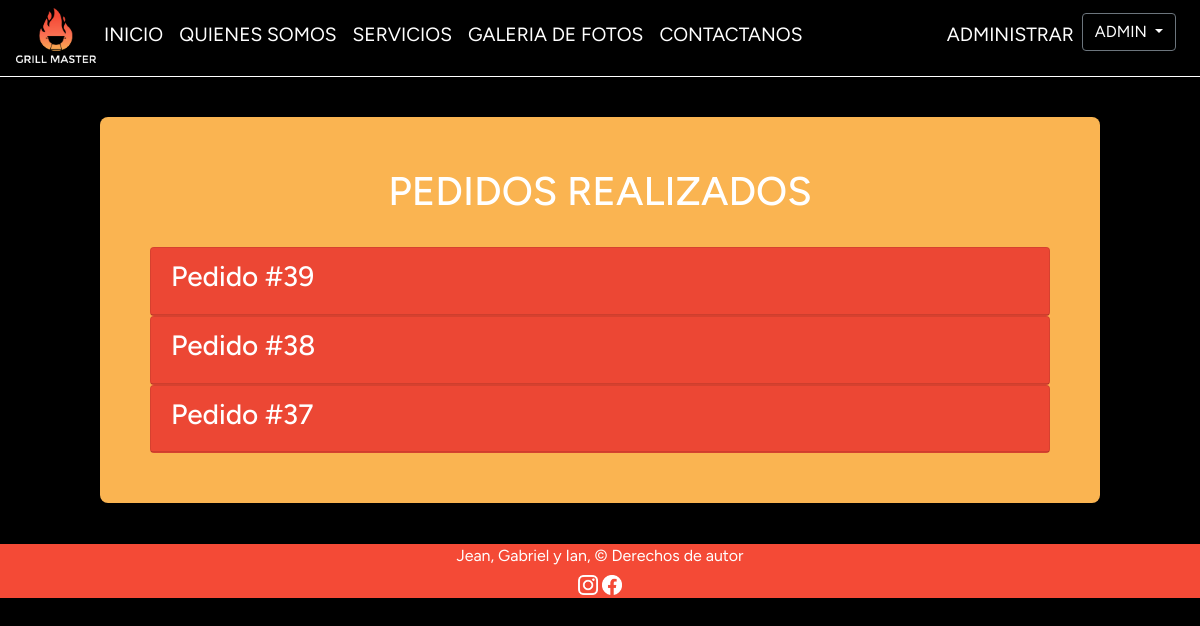
Page /orders/ (signed in) on the committed database.
### grillmaster/models.py (models this page shows, shortened)
class Orden(models.Model):
    id = models.AutoField(primary_key=True)
    total = models.BigIntegerField()
    taxes = models.BigIntegerField(default=0)
    status = models.IntegerField(default=3)
    shipping = models.BigIntegerField(default=0)
    date = models.DateTimeField(blank=False, null=False, default=now)
    user = models.ForeignKey(settings.AUTH_USER_MODEL, on_delete=models.CASCADE)
    @property
    def percent(self):
        return round(self.status * 33.3)

### grillmaster/views.py (the view)
# urls.py: path('orders/', views.orders, name='orders'),
@login_required
def orders(request):
    orders = Orden.objects.filter(user=request.user).prefetch_related('detalles_orden__product_id').order_by('-date')
    ctx = {
        'orders': orders,
    }
    return render(request, 'cart/orders.html', ctx)

### grillmaster/context_processor.py (called while the page is built)
def calculate_shipping(total):
    shipping = 5000
    if total > 50000:
        return 0
    return shipping

def calculate_taxes(total):
    return round(total * 0.19)

def shopping_cart_total(request):
    total = 0
    amount = 0
    try:
        for key, value in request.session['shopping_cart'].items():
            amount = amount + int(value['amount'])
            total = total + int(value['price']) * value['amount']
    except:
        request.session['shopping_cart'] = {}
        total = 0
    shipping = calculate_shipping(total)
    taxes = calculate_taxes(total)
    return {
        'taxes': taxes,
        'shopping_cart_total': (total + taxes + shipping),
        'shopping_cart_amount': amount,
        'shipping': shipping,
    }

### grillmaster/templates/cart/orders.html (shortened to what this page needs)
<!DOCTYPE html>
<html lang="es">
<head>
    {% load static %}
    <link href="https://stackpath.bootstrapcdn.com/bootstrap/4.5.2/css/bootstrap.min.css" rel="stylesheet">
    <link rel="stylesheet" href="{% static '/css/orderss.css' %}">
    <link rel="stylesheet" href="{% static '/css/nav.css' %}">
</head>
<body>
    {% include 'nav.html' %}
    <div id="main-content" class="container">
        <div class="row mb-4">
            <div class="col text-white">
                <h1>PEDIDOS REALIZADOS</h1>
            </div>
        </div>
        <div class="row">
            <div class="col">
                {% if orders %}
                <div id="accordion">
                    {% for order in orders %}
                    <div class="card" style="background-color: #F44A36; color: white;">
                        <div class="card-header" data-toggle="collapse" data-target="#collapse-{{ forloop.counter }}" aria-expanded="true" aria-controls="collapse-{{ forloop.counter }}">
                            <div class="d-flex justify-content-between">
                                <h3>Pedido #{{ order.id }}</h3>
                            </div>
                        </div>
                    </div>
                    {% endfor %}
                </div>
                {% else %}
                <p>No has realizado pedidos todavía. Cuando realices un pedido aparecerá aquí.</p>
                {% endif %}
            </div>
        </div>
    </div>
    {% include 'footer.html' %}
</body>
</html>

### grillmaster/templates/nav.html (shortened to what this page needs)
{% load static %}
<nav class="navbar navbar-expand-md bg-black text-white navbar-white">
  <img
    src="{% static 'img/grillmasterlogo/logoentero.png' %}"
    alt="Logo Empresa"
    width="80"/>
  <div class="collapse navbar-collapse" id="collapsibleNavbar">
    <ul class="navbar-nav mr-auto">
      {% url 'index' as index_url %}
      <li class="nav-item">
        <a
          class="nav-link {% if request.path == index_url %}active{% endif %}"
          href="{{ index_url }}">INICIO</a>
      </li>
      {% url 'aboutUs' as about_us_url %}
      <li class="nav-item">
        <a
          class="nav-link {% if request.path == about_us_url %}active{% endif %}"
          href="{{ about_us_url }}">QUIENES SOMOS</a>
      </li>
      {% url 'products' as shop_url %}
      <li class="nav-item">
        <a
          class="nav-link {% if request.path == shop_url %}active{% endif %}"
          href="{{ shop_url }}">SERVICIOS</a>
      </li>
      {% url 'photoGallery' as photo_gallery_url %}
      <li class="nav-item">
        <a
          class="nav-link {% if request.path == photo_gallery_url %}active{% endif %}"
          href="{{ photo_gallery_url }}">GALERIA DE FOTOS</a>
      </li>
      {% url 'contact' as contact_url %}
      <li class="nav-item">
        <a
          class="nav-link {% if request.path == contact_url %}active{% endif %}"
          href="{{ contact_url }}">CONTACTANOS</a>
      </li>
    </ul>
    <ul class="navbar-nav">
      {% if user.is_staff %}
      {% url 'management' as management_url %}
      <li class="nav-item">
        <a
          class="nav-link {% if request.path == management_url %}active{% endif %}"
          href="{{ management_url }}">ADMINISTRAR</a>
      </li>
      {% endif %}
      {% if user.is_authenticated %}
      <li class="nav-item mr-2">
        <div class="dropdown">
          <button
            class="btn btn-secondary dropdown-toggle"
            type="button"
            id="dropdownMenuButton"
            data-toggle="dropdown"
            style="background-color: black; font-family: 'Figtree'"
          >
          {{ user.username | upper }}
          </button>
        </div>
      </li>
      {% endif %}
    </ul>
  </div>
</nav>

### grillmaster/static/css/orderss.css (style rules this page uses)
body { font-family: 'Figtree'; margin: 0; padding: 0; background-color: black; position: relative; }
a, a:hover { text-decoration: none; color: inherit; cursor: pointer; font-size: larger; }
.container { max-width: 1000px; margin: 0 auto; padding: 50px; background-color: #FAB451; border-radius: 8px; box-shadow: 0 0 10px rgba(0, 0, 0, 0.1); }
h1 { text-align: center; }

### grillmaster/templates/cart/orders.html (style rules this page uses)
.card-header { cursor: pointer; }

### rows in the picture
Orden: id "39"
Orden: id "38"
Orden: id "37"

### other values in the picture
{{ user.username | upper }} "ADMIN"
